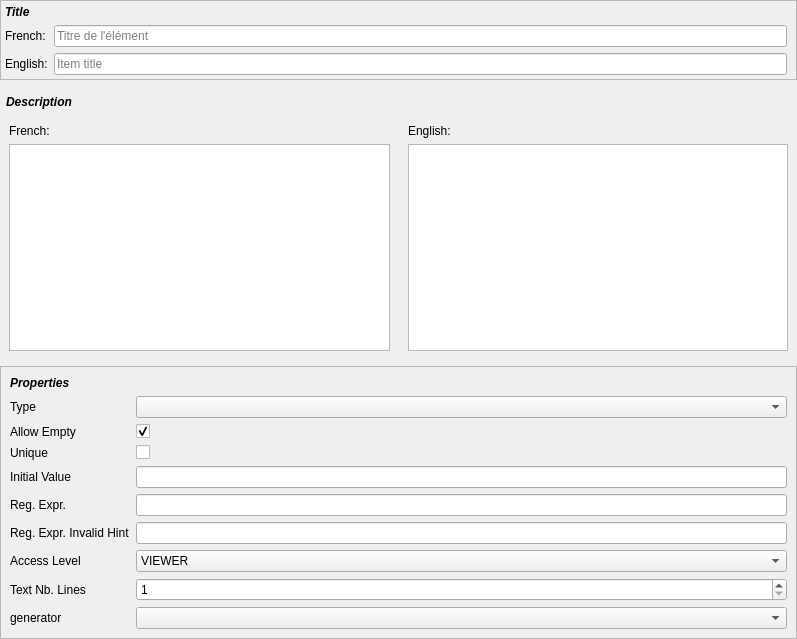
<?xml version="1.0" encoding="UTF-8"?>
<ui version="4.0">
 <class>ItemPropertyEditor</class>
 <widget class="QWidget" name="ItemPropertyEditor">
  <property name="geometry">
   <rect>
    <x>0</x>
    <y>0</y>
    <width>797</width>
    <height>639</height>
   </rect>
  </property>
  <property name="windowTitle">
   <string>Form</string>
  </property>
  <layout class="QVBoxLayout" name="verticalLayout">
   <property name="leftMargin">
    <number>0</number>
   </property>
   <property name="topMargin">
    <number>0</number>
   </property>
   <property name="rightMargin">
    <number>0</number>
   </property>
   <property name="bottomMargin">
    <number>0</number>
   </property>
   <item alignment="Qt::AlignTop">
    <widget class="QFrame" name="form_title_frame">
     <property name="sizePolicy">
      <sizepolicy hsizetype="Preferred" vsizetype="Fixed">
       <horstretch>0</horstretch>
       <verstretch>0</verstretch>
      </sizepolicy>
     </property>
     <property name="frameShape">
      <enum>QFrame::StyledPanel</enum>
     </property>
     <property name="frameShadow">
      <enum>QFrame::Raised</enum>
     </property>
     <property name="title" stdset="0">
      <bool>true</bool>
     </property>
     <layout class="QFormLayout" name="formLayout">
      <property name="leftMargin">
       <number>4</number>
      </property>
      <property name="topMargin">
       <number>4</number>
      </property>
      <property name="rightMargin">
       <number>9</number>
      </property>
      <property name="bottomMargin">
       <number>4</number>
      </property>
      <item row="1" column="0">
       <widget class="QLabel" name="label">
        <property name="text">
         <string>French:</string>
        </property>
       </widget>
      </item>
      <item row="1" column="1">
       <widget class="QLineEdit" name="title_field_french">
        <property name="frame">
         <bool>true</bool>
        </property>
        <property name="placeholderText">
         <string>Titre de l'élément</string>
        </property>
        <property name="title" stdset="0">
         <bool>true</bool>
        </property>
       </widget>
      </item>
      <item row="2" column="0">
       <widget class="QLabel" name="label_2">
        <property name="text">
         <string>English:</string>
        </property>
       </widget>
      </item>
      <item row="2" column="1">
       <widget class="QLineEdit" name="title_field_english">
        <property name="placeholderText">
         <string>Item title</string>
        </property>
       </widget>
      </item>
      <item row="0" column="0">
       <widget class="QLabel" name="label_6">
        <property name="font">
         <font>
          <weight>75</weight>
          <italic>true</italic>
          <bold>true</bold>
         </font>
        </property>
        <property name="text">
         <string>Title</string>
        </property>
       </widget>
      </item>
     </layout>
    </widget>
   </item>
   <item>
    <widget class="QFrame" name="frame_description">
     <property name="sizePolicy">
      <sizepolicy hsizetype="Preferred" vsizetype="Fixed">
       <horstretch>0</horstretch>
       <verstretch>0</verstretch>
      </sizepolicy>
     </property>
     <property name="frameShape">
      <enum>QFrame::NoFrame</enum>
     </property>
     <property name="frameShadow">
      <enum>QFrame::Raised</enum>
     </property>
     <layout class="QVBoxLayout" name="verticalLayout_2">
      <property name="spacing">
       <number>15</number>
      </property>
      <property name="leftMargin">
       <number>6</number>
      </property>
      <property name="rightMargin">
       <number>15</number>
      </property>
      <property name="bottomMargin">
       <number>0</number>
      </property>
      <item alignment="Qt::AlignLeft">
       <widget class="QLabel" name="label_3">
        <property name="font">
         <font>
          <weight>75</weight>
          <italic>true</italic>
          <bold>true</bold>
         </font>
        </property>
        <property name="text">
         <string>Description</string>
        </property>
       </widget>
      </item>
     </layout>
    </widget>
   </item>
   <item>
    <widget class="QFrame" name="frame">
     <property name="frameShape">
      <enum>QFrame::NoFrame</enum>
     </property>
     <property name="frameShadow">
      <enum>QFrame::Raised</enum>
     </property>
     <layout class="QHBoxLayout" name="horizontalLayout">
      <property name="spacing">
       <number>0</number>
      </property>
      <property name="leftMargin">
       <number>0</number>
      </property>
      <property name="topMargin">
       <number>0</number>
      </property>
      <property name="rightMargin">
       <number>0</number>
      </property>
      <property name="bottomMargin">
       <number>0</number>
      </property>
      <item>
       <widget class="QFrame" name="frame_2">
        <property name="frameShape">
         <enum>QFrame::NoFrame</enum>
        </property>
        <property name="frameShadow">
         <enum>QFrame::Raised</enum>
        </property>
        <layout class="QVBoxLayout" name="verticalLayout_3">
         <item>
          <widget class="QLabel" name="label_4">
           <property name="text">
            <string>French:</string>
           </property>
          </widget>
         </item>
         <item>
          <widget class="FocusTextEdit" name="description_field_french"/>
         </item>
        </layout>
       </widget>
      </item>
      <item>
       <widget class="QFrame" name="frame_3">
        <property name="frameShape">
         <enum>QFrame::NoFrame</enum>
        </property>
        <property name="frameShadow">
         <enum>QFrame::Raised</enum>
        </property>
        <layout class="QVBoxLayout" name="verticalLayout_4">
         <item>
          <widget class="QLabel" name="label_5">
           <property name="text">
            <string>English:</string>
           </property>
          </widget>
         </item>
         <item>
          <widget class="FocusTextEdit" name="description_field_english"/>
         </item>
        </layout>
       </widget>
      </item>
     </layout>
    </widget>
   </item>
   <item>
    <widget class="QFrame" name="frame_4">
     <property name="frameShape">
      <enum>QFrame::StyledPanel</enum>
     </property>
     <property name="frameShadow">
      <enum>QFrame::Raised</enum>
     </property>
     <layout class="QFormLayout" name="formLayout_3">
      <item row="0" column="0">
       <widget class="QLabel" name="label_7">
        <property name="font">
         <font>
          <weight>75</weight>
          <italic>true</italic>
          <bold>true</bold>
         </font>
        </property>
        <property name="text">
         <string>Properties</string>
        </property>
       </widget>
      </item>
      <item row="3" column="0">
       <widget class="QLabel" name="typeLabel">
        <property name="text">
         <string>Type</string>
        </property>
       </widget>
      </item>
      <item row="3" column="1">
       <widget class="QComboBox" name="typeComboBox"/>
      </item>
      <item row="4" column="0">
       <widget class="QLabel" name="allowEmptyLabel">
        <property name="text">
         <string>Allow Empty</string>
        </property>
       </widget>
      </item>
      <item row="4" column="1">
       <widget class="QCheckBox" name="allowEmptyCheckBox">
        <property name="checked">
         <bool>true</bool>
        </property>
       </widget>
      </item>
      <item row="5" column="0">
       <widget class="QLabel" name="uniqueLabel">
        <property name="text">
         <string>Unique</string>
        </property>
       </widget>
      </item>
      <item row="5" column="1">
       <widget class="QCheckBox" name="uniqueCheckBox"/>
      </item>
      <item row="6" column="0">
       <widget class="QLabel" name="initialValueLabel">
        <property name="text">
         <string>Initial Value</string>
        </property>
       </widget>
      </item>
      <item row="6" column="1">
       <widget class="QLineEdit" name="initialValueLineEdit"/>
      </item>
      <item row="9" column="0">
       <widget class="QLabel" name="regExprLabel">
        <property name="text">
         <string>Reg. Expr.</string>
        </property>
       </widget>
      </item>
      <item row="9" column="1">
       <widget class="QLineEdit" name="regExprLineEdit"/>
      </item>
      <item row="10" column="0">
       <widget class="QLabel" name="regExprInvalidHintLabel">
        <property name="text">
         <string>Reg. Expr. Invalid Hint</string>
        </property>
       </widget>
      </item>
      <item row="10" column="1">
       <widget class="QLineEdit" name="regExprInvalidHintLineEdit"/>
      </item>
      <item row="14" column="0">
       <widget class="QLabel" name="accessLevelLabel">
        <property name="text">
         <string>Access Level</string>
        </property>
       </widget>
      </item>
      <item row="14" column="1">
       <widget class="QComboBox" name="accessLevelComboBox">
        <item>
         <property name="text">
          <string>VIEWER</string>
         </property>
        </item>
        <item>
         <property name="text">
          <string>EDITOR</string>
         </property>
        </item>
        <item>
         <property name="text">
          <string>MANAGER</string>
         </property>
        </item>
        <item>
         <property name="text">
          <string>ADMIN</string>
         </property>
        </item>
       </widget>
      </item>
      <item row="15" column="0">
       <widget class="QLabel" name="textNbLinesLabel">
        <property name="text">
         <string>Text Nb. Lines</string>
        </property>
       </widget>
      </item>
      <item row="15" column="1">
       <widget class="QSpinBox" name="textNbLinesSpinBox">
        <property name="minimum">
         <number>1</number>
        </property>
       </widget>
      </item>
      <item row="16" column="0">
       <widget class="QLabel" name="generatorLabel">
        <property name="text">
         <string>generator</string>
        </property>
       </widget>
      </item>
      <item row="16" column="1">
       <widget class="QComboBox" name="generatorComboBox"/>
      </item>
     </layout>
    </widget>
   </item>
  </layout>
 </widget>
 <customwidgets>
  <customwidget>
   <class>FocusTextEdit</class>
   <extends>QTextEdit</extends>
   <header>..widgets</header>
  </customwidget>
 </customwidgets>
 <resources/>
 <connections/>
</ui>
